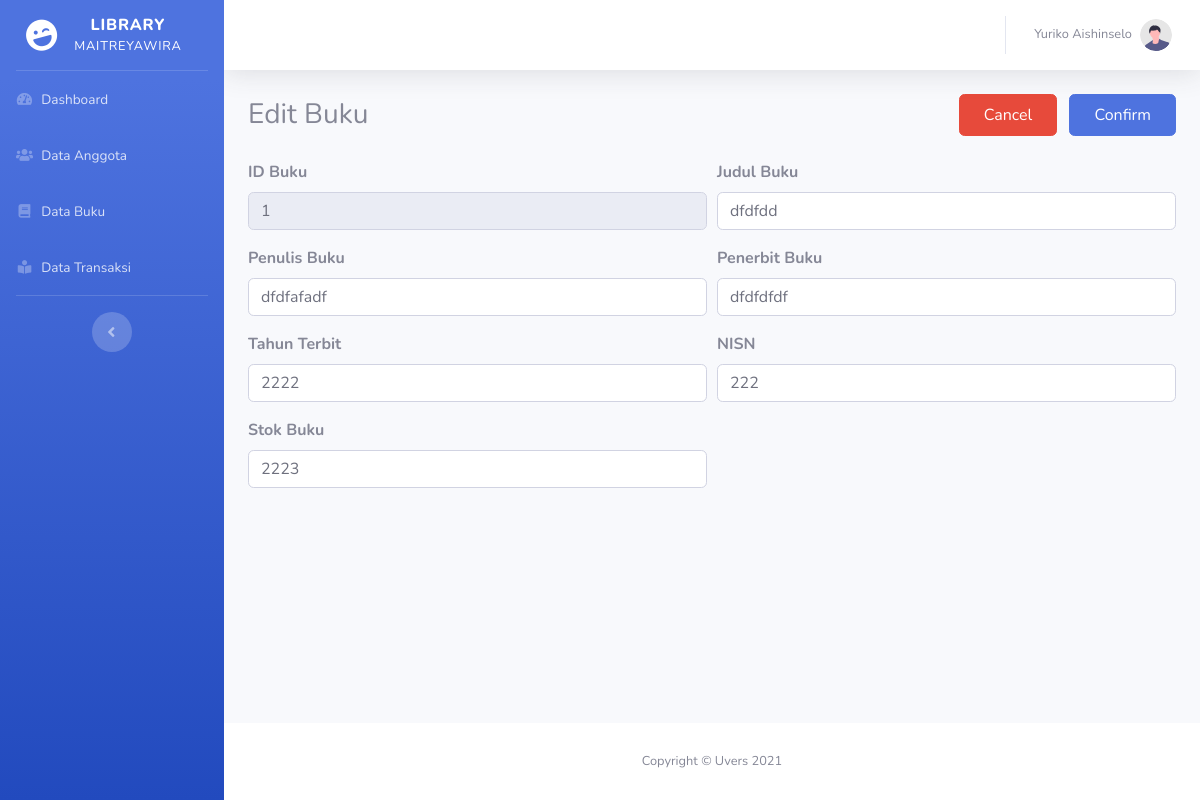
Before: /index.php?page=editBuku&id=1 with the older database file.
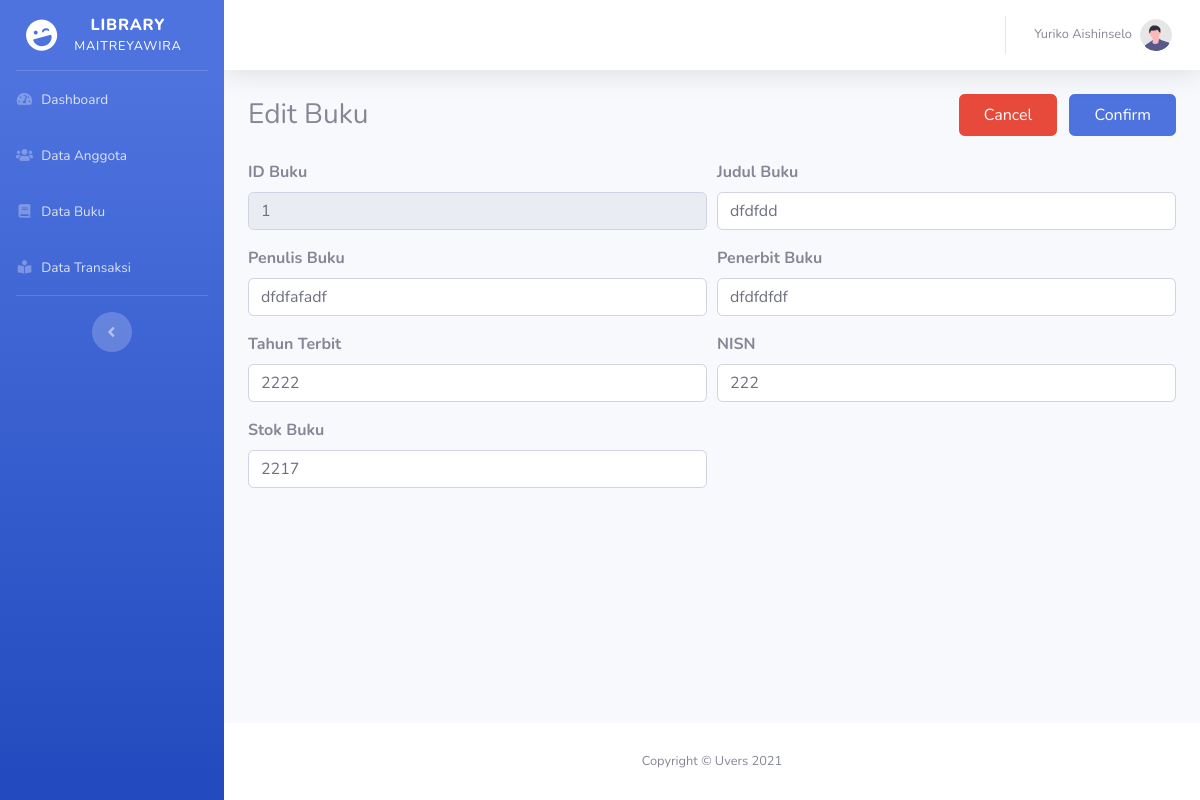
After: the same page with the newer database file.
### tables this page shows
CREATE TABLE `tabel_buku` (
  `id_buku` int(11) NOT NULL,
  `judul_buku` varchar(64) NOT NULL,
  `penulis_buku` varchar(64) NOT NULL,
  `penerbit_buku` varchar(64) NOT NULL,
  `tahun_terbit` int(11) NOT NULL,
  `nisn` int(11) NOT NULL,
  `stok_buku` int(11) NOT NULL
);

### Pages/Buku/editBuku.php (the view)
<?php
include "koneksi.php";
$id = $_GET['id'];
$sql = "SELECT * FROM tabel_buku WHERE id_buku='$id'";
$query = mysqli_query($db, $sql);
$data = mysqli_fetch_array($query);
?>
<form method="post" action="index.php?page=editBukuLogic" enctype="multipart/form-data">
    <div class="d-flex justify-content-between align-items-center mb-4">
        <h3 class="mb-0">Edit Buku</h3>
        <div>
            <a href="index.php?page=daftarBuku" class="btn btn-danger px-4 py-2 mr-2">Cancel</a>
            <input type="submit" name="proses" value="Confirm" class="btn btn-primary px-4 py-2">
        </div>
    </div>
    <div class="form-row">
        <div class="col-md-6 mb-3">
            <label><b>ID Buku</b></label>
            <input type="text" class="form-control" value="<?php echo $data['id_buku'] ?>" name="id_buku" readonly>
        </div>
        <div class="col-md-6 mb-3">
            <label><b>Judul Buku</b></label>
            <input type="text" class="form-control" value="<?php echo $data['judul_buku'] ?>" name="judul_buku"
                required>
        </div>
    </div>
    <div class="form-row">
        <div class="col-md-6 mb-3">
            <label><b>Penulis Buku</b></label>
            <input type="text" class="form-control" value="<?php echo $data['penulis_buku'] ?>" name="penulis_buku"
                required>
        </div>
        <div class="col-md-6 mb-3">
            <label><b>Penerbit Buku</b></label>
            <input type="text" class="form-control" value="<?php echo $data['penerbit_buku'] ?>" name="penerbit_buku"
                required>
        </div>
    </div>
    <div class="form-row">
        <div class="col-md-6 mb-3">
            <label><b>Tahun Terbit</b></label>
            <input type="number" class="form-control" value="<?php echo $data['tahun_terbit'] ?>" name="tahun_terbit"
                required min="1900" max="<?php echo date('Y'); ?>">
        </div>
        <div class="col-md-6 mb-3">
            <label><b>NISN</b></label>
            <input type="number" class="form-control" value="<?php echo $data['nisn'] ?>" name="nisn" required>
        </div>
    </div>
    <div class="form-row">
        <div class="col-md-6 mb-3">
            <label><b>Stok Buku</b></label>
            <input type="number" class="form-control" value="<?php echo $data['stok_buku'] ?>" name="stok_buku"
                required>
        </div>
    </div>
</form>

Changed rows visible on the page:
changed tabel_buku "dfdfdd": stok_buku "2223" → "2217"
